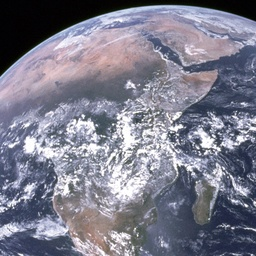
#> input picture worldA.jpg, 256 x 256 px, shrunk from 1000 x 1000 before the run
$ python ex1_correlation.py   (Python 2 division)
#> lines starting #> are read from the running program, lines starting #| are printed output that depends on the picture


# The goal of this exercise is to get aqcainted with noise, and the related
# concepts of noise power spectra and correlation.

import numpy as np
import matplotlib.pyplot as plt
import scipy.ndimage as nd
import scipy.signal as nss

##############################################################################
# Part A: noise and correlation
# create noise, and calculate its noise power spectrum and correlation
##############################################################################

# Create a 100x100 array of Gaussian noise with mean=0 and standard deviation
# sigma = 1. Use the function numpy.rand.randn.
# Then use scipy.ndimage.gaussian_filter to create a low and high pass filtered
# version of your noise. (Remember from lecture 2: a high pass can be modelled as
# the original image minus the low pass image)
sigma = 1

white_noise = np.random.randn(100, 100)
low_pass    = nd.gaussian_filter(white_noise, sigma)
high_pass   = white_noise - low_pass

# Calculate and plot the noise power spectra of each noise signal.
nps_white = np.abs(np.fft.fft2(white_noise))**2
nps_low   = np.abs(np.fft.fft2(low_pass))**2
nps_high  = np.abs(np.fft.fft2(high_pass))**2

# Calculate and plot the auto-correlation of each noise signal using the
# correlation theorem. Center the maximum cross-correlation in the middle of the
# image, as already shown in the lecture for white noise.
corr_white = nss.correlate2d(white_noise, white_noise, mode="same")
corr_low = nss.correlate2d(low_pass, low_pass, mode="same")
corr_high = nss.correlate2d(high_pass, high_pass, mode="same")

##############################################################################
# Part B: Image shift using cross-correlation
# Use cross-correlation for a simple image registration task
##############################################################################

# Read in the two images worldA and worldB. Both images show the same object, but
# shifted by a small amount relative to each other. The task is to estimate the
# shift using cross-correlation.

im_shifted1 = plt.imread('worldA.jpg') / 255.
im_shifted2 = plt.imread('worldB.jpg') / 255.
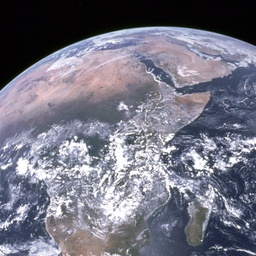
#> input picture worldB.jpg, 256 x 256 px, shrunk from 1000 x 1000 before the run
im_shifted1 = im_shifted1.mean(2)
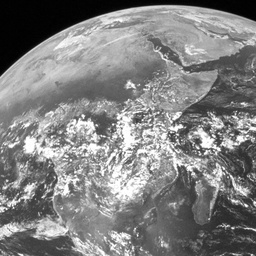
#> im_shifted1: shape (256, 256) float64; min 0, max 1, mean 0.507
im_shifted2 = im_shifted2.mean(2)
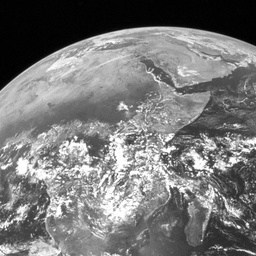
#> im_shifted2: shape (256, 256) float64; min 0, max 1, mean 0.472

# Calculate the cross-correlation between the two images
ccorr = nss.correlate2d(im_shifted1, im_shifted2, mode="same")
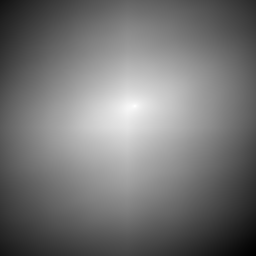
#> ccorr: shape (256, 256) float64; min 2384.9, max 19037.2, mean 10015.6; drawn with min black and max white

# Calculate the shift as a vector tuple. (you might want to use numpy.argmax and
# np.unravel_index, or numpy.where)
#> (the run stopped early here; a loop or call above may not have finished)
